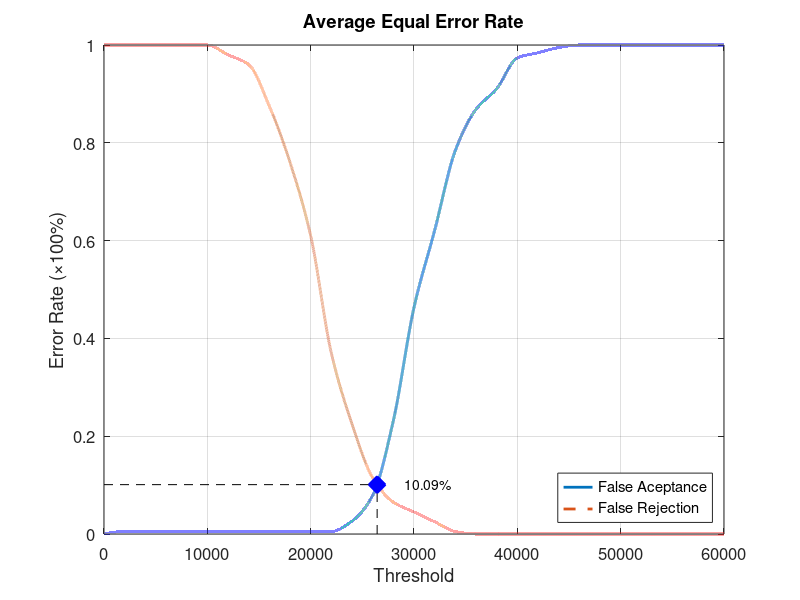
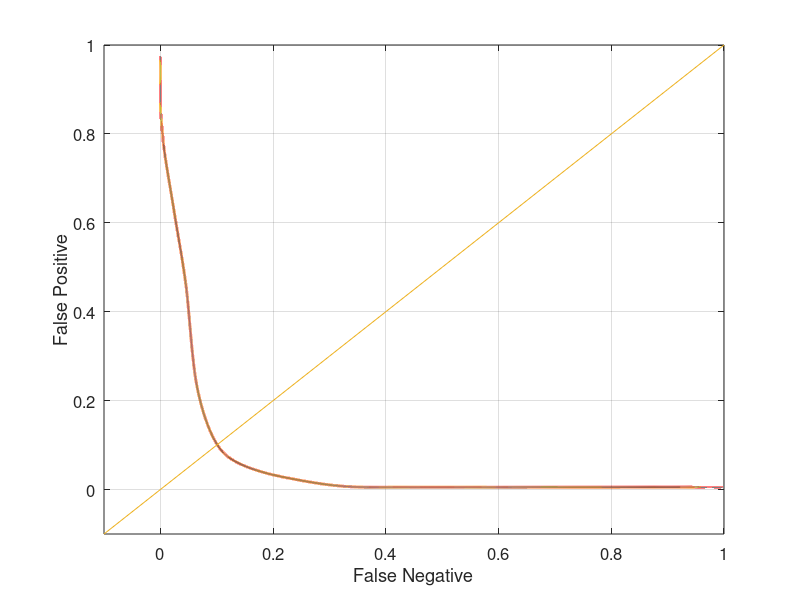

Reproduce these figures in MATLAB, in order.
function yEER = Database4_4
close all;
clear;
clc;
x = 0:2000:60000;
xq = 0:0.5:60000;

y0 = [0 0.00526316 0.00526316 0.00526316 0.00526316 0.00526316 0.00526316 0.00526316 0.00526316 0.00526316 0.00526316 0.00526316 0.0263158 0.0789474 0.231579 0.463158 0.621053 0.784211 0.868421 0.910526 0.973684 0.984211 0.994737 1 1 1 1 1 1 1 1];
yy0 = interp1(x, y0, xq, 'pchip');
y1 = [1 1 1 1 1 1 0.98 0.96 0.875 0.76 0.61 0.37 0.225 0.115 0.065 0.045 0.025 0.005 0 0 0 0 0 0 0 0 0 0 0 0 0];
yy1 = interp1(x, y1, xq, 'pchip');

% Calculating EER: 
y2 = abs(y0 - y1);
find(y2 == min(y2))
yy2 = abs(yy0 - yy1);
xEER = find(yy2 == min(yy2));
xEERIndex = xq(xEER) % X-axis EER
yEER = yy0(xEER) % Y-axis EER

main = figure
plot(xq, yy0,'-','LineWidth', 2);	hold on
plot(xq, yy1,'--','LineWidth', 2);	hold on
plot([xEERIndex xEERIndex], [0 yEER], 'k--');	hold on
plot([0 xEERIndex], [yEER yEER], 'k--');	hold on
plot(xEERIndex, yEER, 'bx', 'LineWidth', 10);	hold on
text(xEERIndex + 10 * xEERIndex / 100, yEER, [num2str(round((10000 * yEER)) / 100) '%'])
legend('False Aceptance', 'False Rejection', 'Location', 'SouthEast')
xlabel('Threshold')
ylabel('Error Rate (\times100%)')
title('Average Equal Error Rate')
set(gca, 'FontSize', 12)
axis([0 60000 0 1])
grid on

print(main, 'Database4_4Main', '-dpng');
FNRxFPR = figure('Color', [1 1 1]);
plot(yy1, yy0, '-', yy1, yy0, 'LineWidth', 2);
hold on
y = -0.1:0.1:1
plot(y, y); 
set(gca, 'FontSize', 12)
xlabel('False Negative')
ylabel('False Positive')
axis([-0.1 1 -0.1 1])
set(gca, 'FontSize', 12)
grid on

print(FNRxFPR, 'Database4_4FNRxFPR','-dpng');
end
